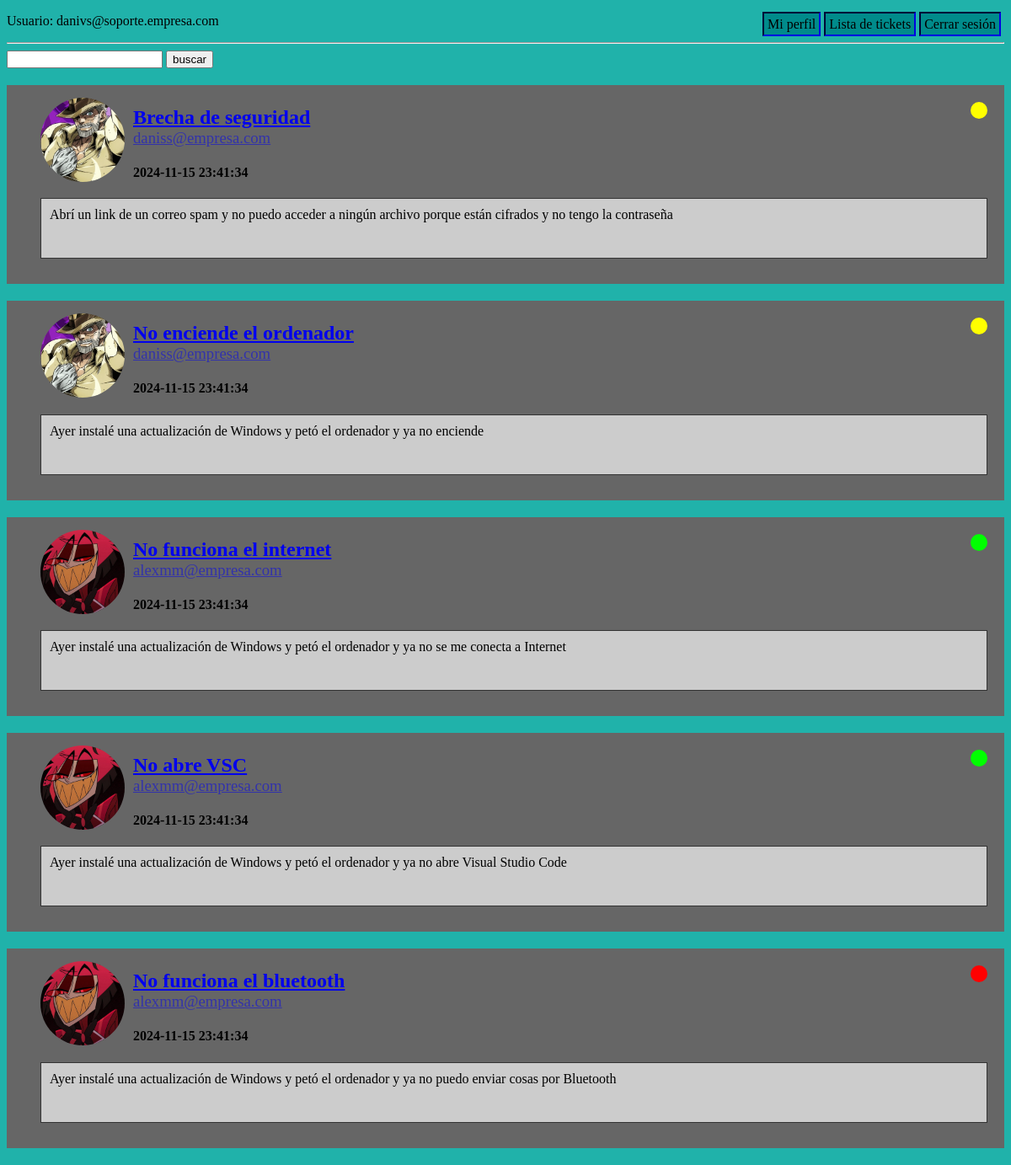
Screenshot of /ticket_list.php (signed in) with the database file from the repository.
### tables this page shows
CREATE TABLE Ticket (
	idTicket INT(10) PRIMARY KEY AUTO_INCREMENT,
	email VARCHAR(255),
	priority INT(1),
	subject VARCHAR(255),
	state INT(1),
	messBody TEXT,
	attachment VARCHAR(100),
	sentDate TIMESTAMP DEFAULT CURRENT_TIMESTAMP,
	CONSTRAINT FOREIGN KEY(email) REFERENCES AppUser(email) ON DELETE CASCADE,
	CONSTRAINT FOREIGN KEY(priority) REFERENCES Priority(idPr),
	CONSTRAINT FOREIGN KEY(state) REFERENCES State(idState)
);

### file_dir.php (called while the page is built)
<?php
$attach_directory = "./uploads/";
$profile_picture_directory = $attach_directory . "ProfilePictures/";

### func.php (the view, shortened to what this page needs)
<?php
function returnPPstring($name) {
    require "file_dir.php";
    if (file_exists($profile_picture_directory . $name . ".png")) {
        return      $profile_picture_directory . $name . ".png";
    } else {
        return $profile_picture_directory . "defaultPP.png";
    }
}
function printSVG($state) {
    switch ($state) {
        case '1':
            echo '<svg><circle r="10" cx="10" cy="10" fill="lime"/></svg>';
            break;
        case '2':
            echo '<svg><circle r="10" cx="10" cy="10" fill="yellow"/></svg>';
            break;
        case '3':
            echo '<svg><circle r="10" cx="10" cy="10" fill="red"/></svg>';
            break;
    }
}
function querryTickets(?int $id_ticket = -1) {
    require "conection.php";
    $bd = new PDO(
        "mysql:dbname=".$bd_config["bd_name"].";host=".$bd_config["ip"],
        $bd_config["user"],
        $bd_config["password"]
    );
    $select = 'SELECT * FROM ticket WHERE 1 = 1';
    if ($id_ticket < 0) {
        $select = $select . " ORDER BY priority, sentDate";
    }
    return $bd->query($select);
}
function printTicketParameters($subject, $messBody, $email, $state, $sentDate, ?int $id_ticket = -1, ?string $attachment_name = "") {
    require "file_dir.php";
    echo '<a href="profile.php?email='. $email .'"> <img src="' . returnPPstring($email) . '" alt="foto de perfil"></a>';
    if ($subject != "") {
        echo "<h2>";
        if (0 < $id_ticket) { echo '<a href="ticket.php?id='.$id_ticket.'">';}
        echo $subject;
        if (0 < $id_ticket) { echo '</a>';}
        echo "</h2>";
    }
    ?>
    <h3> <a href=<?="profile.php?email=$email" ?>><?= $email ?> </a></h3>
    <h4> <?= $sentDate ?> </h4>
    <?php    printSVG($state); ?>
    <div> <?= nl2br($messBody)?></div>
    <?php
}

### ticket_list.php (shortened to what this page needs)
<!DOCTYPE html>
<html lang="en">
<head>
    <link rel="stylesheet" href="css/ticket_list.css">
</head>
<?php require_once "header.php"; ?>
<body>
    <?php
        require_once "func.php";
        ?>
        <form method="get">
            <input type="text" name="search" value= <?php if (isset($_GET["search"])) {
                echo $_GET["search"];
            } ?>>
            <input type="submit" value="buscar">
        </form>
        <?php
        $tickets = querryTickets();
        if($tickets->rowCount() <= 0){
            echo "<p id='not-found-message'> No tienes tickets creados </p>";
        }else {
            foreach ($tickets as $ticket) {
                echo    '<div class="ticket">';
                printTicketParameters($ticket["subject"], $ticket["messBody"], $ticket["email"], $ticket["state"], $ticket["sentDate"], $ticket["idTicket"]);
                echo    '</div>';
            }
        }
    ?>
</body>
</html>

### header.php (shortened to what this page needs)
<header>
    <div id="menu">
        <a href="profile.php">Mi perfil</a>
        <?php if ($_SESSION['rol'] == 1) {
            echo "<a href='ticket_list.php'>Lista de tickets</a>";
        } else {
            echo "<a href='ticket_list.php'>Mis tickets</a>";
        } ?>
        <a href="logout.php">Cerrar sesión</a>
    </div>
    <link rel="stylesheet" href="css/header.css">
    <p> Usuario: <?= $_SESSION['email']?> </p>
    <hr>
</header>

### css/ticket_list.css (style rules this page uses)
body { background-color: #333; }
.ticket { background-color: #666; padding: 5px 0px 20px 20px; margin: 20px 0px; position: relative; }
.ticket h2 { margin-left: 5px; }
.ticket h3 { margin-left: 5px; margin-top: -20px; font-weight: normal; opacity: 0.5; }
.ticket svg { color: #ccc; width: 20px; height: 20px; position: absolute; top: 20px; right: 20px; }
.ticket div { background-color: #ccc; border: #333 solid 1px; min-height: 50px; padding: 10px; margin: 10px 20px; clear: both; }
.ticket > a { margin: 10px 20px; }
.ticket a:has(img) { width: 100px; height: 100px; float: left; margin-right: 10px; }
.ticket img { width: 100px; height: 100px; border-radius: 50px; object-fit: cover; }

### css/header.css (style rules this page uses)
body { background-color: lightseagreen; }
#menu { position: relative; float: right; margin: .25em; }
#menu a { border: 2px inset darkblue; padding: .25em; color: black; background-color: darkcyan; text-decoration: none; }

### rows the page displays
ticket: email (picture), subject "Brecha de seguridad", email "daniss@empresa.com", sentDate "2024-11-15 23:41:34", messBody "Abrí un link de un correo spam y no puedo acceder a ningún archivo porque están cifrados y no tengo la contraseña"
ticket: email (picture), subject "No enciende el ordenador", email "daniss@empresa.com", sentDate "2024-11-15 23:41:34", messBody "Ayer instalé una actualización de Windows y petó el ordenador y ya no enciende"
ticket: email (picture), subject "No funciona el internet", email "alexmm@empresa.com", sentDate "2024-11-15 23:41:34", messBody "Ayer instalé una actualización de Windows y petó el ordenador y ya no se me conecta a Internet"
ticket: email (picture), subject "No abre VSC", email "alexmm@empresa.com", sentDate "2024-11-15 23:41:34", messBody "Ayer instalé una actualización de Windows y petó el ordenador y ya no abre Visual Studio Code"
ticket: email (picture), subject "No funciona el bluetooth", email "alexmm@empresa.com", sentDate "2024-11-15 23:41:34", messBody "Ayer instalé una actualización de Windows y petó el ordenador y ya no puedo enviar cosas por Bluetooth"

### other values shown
$_SESSION['email'] "danivs@soporte.empresa.com"
